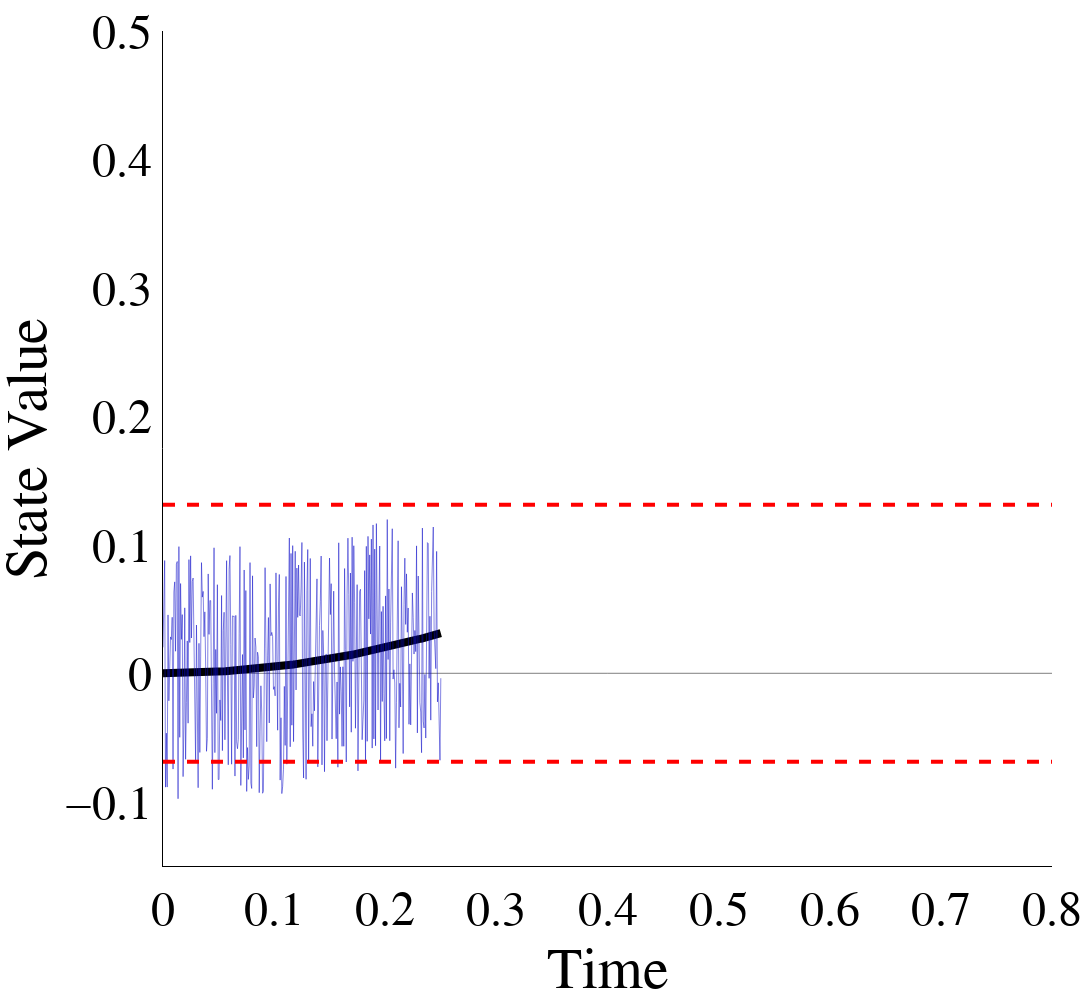

Notebook source saved alongside this figure:
### Code cell
from plotly.subplots import make_subplots


# plotly
fig_plo = make_subplots(rows=1, cols=1)

###### add data ######


# plotly
fig_plo.add_trace(go.Scatter(x=x, y=y, mode='lines',
                         name="Ground Truth",
                         line=dict(color="black", width=8),
                         connectgaps=True,
                         ))
fig_plo.add_trace(go.Scatter(x=x, y=o, mode='lines',
                         name="Noisy Observation",
                         line=dict(color='rgba(10,10,200,.5)', width=1),
                         connectgaps=True,
                         ))


fig_plo.add_hline(y=y[-1]+.1,line=dict(color="red", width=4,dash="dash"),)
fig_plo.add_hline(y=y[-1]-.1,line=dict(color="red", width=4, dash="dash"),)

# list_of_all_arrows = []
# arrow = go.layout.Annotation(dict(
#                 x=0.8,
#                 y=y[-1]+.95,
#                 xref="x", yref="y",
#                 text="",
#                 showarrow=True,
#                 axref = "x", ayref='y',
#                 ax=0.8,
#                 ay=0,
#                 arrowhead = 3,
#                 arrowwidth=3,
#                 arrowcolor='rgba(255,51,0,0.8)',)
#             )

# list_of_all_arrows =  list_of_all_arrows + [arrow]

# arrow = go.layout.Annotation(dict(
#                 x=0.8,
#                 y=y[-1]+.95,
#                 xref="x", yref="y",
#                 text="",
#                 showarrow=True,
#                 axref = "x", ayref='y',
#                 ax=0.8,
#                 ay=0,
#                 arrowhead = 3,
#                 arrowwidth=3,
#                 arrowcolor='rgba(255,51,0,0.8)',)
#             )

# list_of_all_arrows =  list_of_all_arrows + [arrow]
# fig_plo.update_layout(annotations= list_of_all_arrows,)


fig_plo.update_layout(font=dict(
                            family="Times New Roman, Times, serif",
                            size=48,
                            color="black"
                            ),
                  )

fig_plo.update_xaxes(range=[0,0.8],title_text="Time", linecolor='black', # account for white background
                     row=1, col=1, zeroline=True, zerolinecolor='rgba(0,0,0,.5)', zerolinewidth=1,)
fig_plo.update_yaxes(range=[-0.15,.5],title_text="State Value", linecolor='black', # account for white background
                     row=1, col=1, zeroline=True, zerolinecolor='rgba(0,0,0,.5)', zerolinewidth=1,)


fig_plo.update_layout(xaxis_showgrid=False, yaxis_showgrid=False)


fig_plo.update_layout(showlegend=True,)
fig_plo.update_layout(width=1000,
                  height=1000,)


fig_plo.update_layout(plot_bgcolor='white',)

# advanced for saving
fig_plo.update_layout(legend_orientation="h",
                  legend=dict(x=.6, y=0.07,
                              bgcolor='rgba(205, 223, 212, .4)',
                              bordercolor="Black",
                              ),
                  showlegend=False,
                  plot_bgcolor='white',
                  width=1600,
                  height=1000,
                  margin=dict(r=10, l=10, b=10, t=10),
                  )

fig_plo.write_image(os.getcwd()+"/plot_plotly.pdf")
fig_plo.show()

### Figure 1 — Plotly figure (JSON) as saved in the notebook; plotly's stock layout.template omitted (floating-point values rounded to 4 significant figures; data arrays with more than 128 entries replaced by an {"elided": "..."} marker saying what was removed)
{"data": [{"connectgaps": true, "line": {"color": "black", "width": 8}, "mode": "lines", "name": "Ground Truth", "type": "scatter", "x": {"elided": "333 float values"}, "y": {"elided": "333 float values"}}, {"connectgaps": true, "line": {"color": "rgba(10,10,200,.5)", "width": 1}, "mode": "lines", "name": "Noisy Observation", "type": "scatter", "x": {"elided": "333 float values"}, "y": {"elided": "333 float values"}}], "layout": {"font": {"color": "black", "family": "Times New Roman, Times, serif", "size": 48}, "height": 1000, "legend": {"bgcolor": "rgba(205, 223, 212, .4)", "bordercolor": "Black", "orientation": "h", "x": 0.6, "y": 0.07}, "margin": {"b": 10, "l": 10, "r": 10, "t": 10}, "plot_bgcolor": "white", "shapes": [{"line": {"color": "red", "dash": "dash", "width": 4}, "type": "line", "x0": 0, "x1": 1, "xref": "x domain", "y0": 0.1313, "y1": 0.1313, "yref": "y"}, {"line": {"color": "red", "dash": "dash", "width": 4}, "type": "line", "x0": 0, "x1": 1, "xref": "x domain", "y0": -0.06875, "y1": -0.06875, "yref": "y"}], "showlegend": false, "width": 1600, "xaxis": {"anchor": "y", "domain": [0, 1], "linecolor": "black", "range": [0, 0.8], "showgrid": false, "title": {"text": "Time"}, "zeroline": true, "zerolinecolor": "rgba(0,0,0,.5)", "zerolinewidth": 1}, "yaxis": {"anchor": "x", "domain": [0, 1], "linecolor": "black", "range": [-0.15, 0.5], "showgrid": false, "title": {"text": "State Value"}, "zeroline": true, "zerolinecolor": "rgba(0,0,0,.5)", "zerolinewidth": 1}}}
